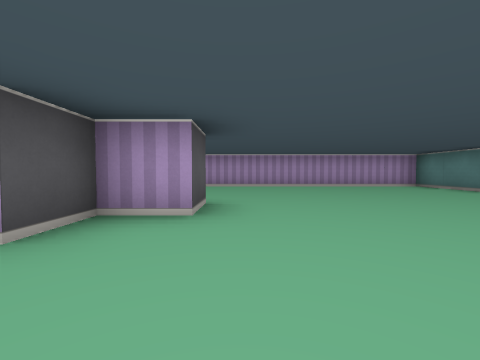
[1] (above)

12 first-person views from a walk through a cub3D level. The camera is about half as high as the walls, tilts 2° down and sees 90° across. The floor is counted in squares. Each view is taken from the middle of a square. On the plan, view 1 faces up. The plan holds only what a view shows up to about 9 squares ahead; the rest is blank.

[2]
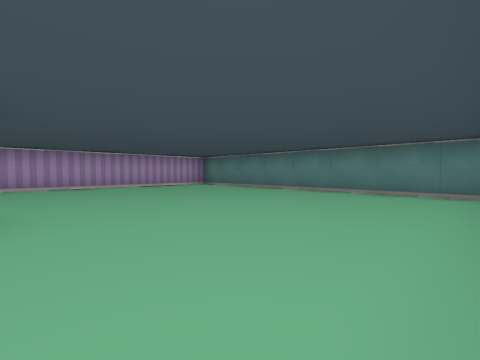

[3]
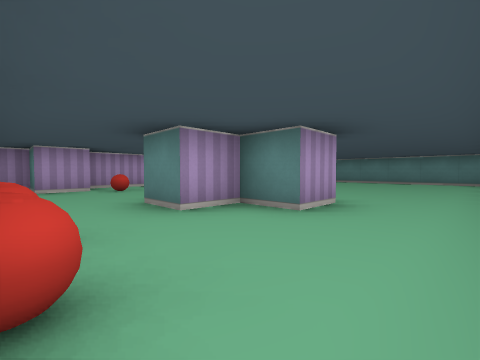

[4]
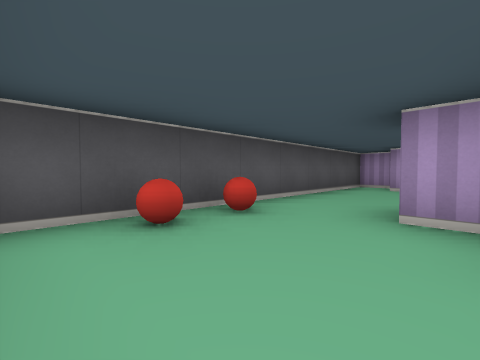

[5]
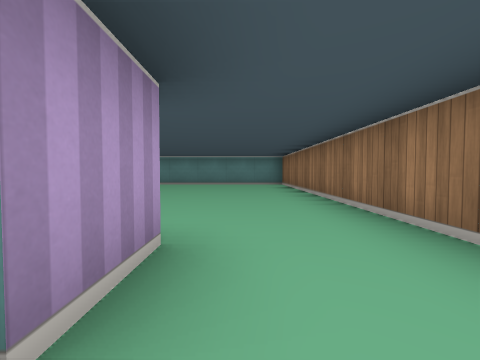

[6]
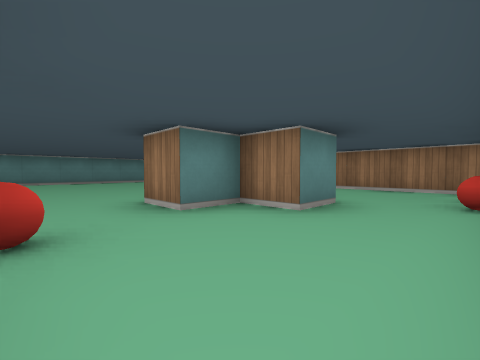

[7]
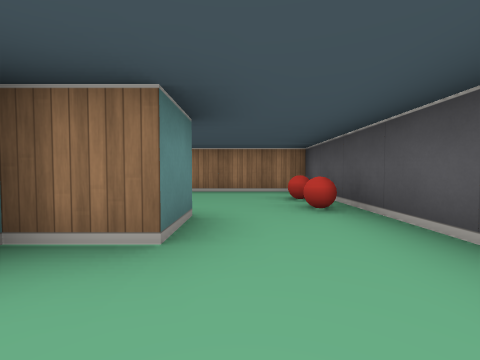

[8]
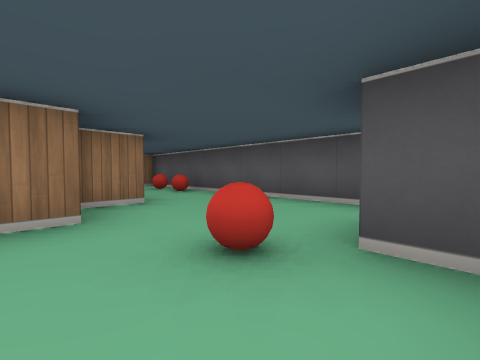

[9]
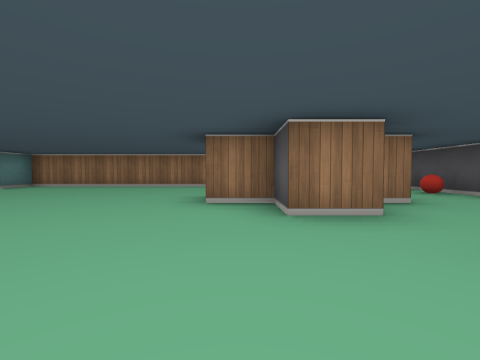

[10]
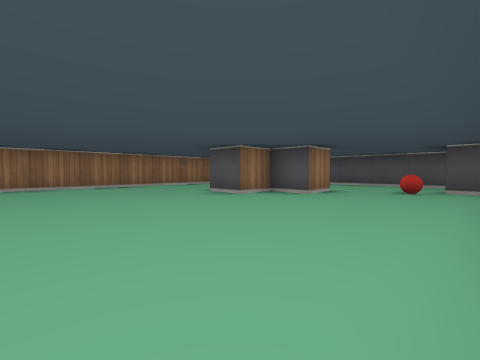

[11]
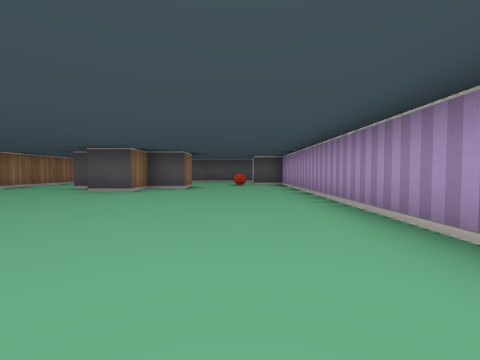

[12]
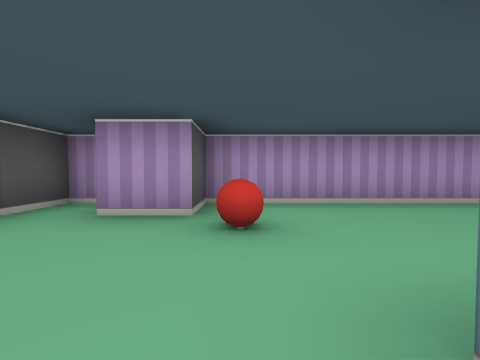

### Floor plan
Points are (right, up) in squares from view 1. A wall is a line through its corners. A room is listed if a view was taken in it or the views show most of it. See-through windows are left out.
Room 1 (views 1, 2, 3, 4, 5, 6, 7, 8, 9, 10, 11, 12)
walls: (-0.5, 2.5) (-1.5, 2.5) (-1.5, 1.5) (-2.5, 1.5) (-2.5, 2.5) (-3.5, 2.5) (-3.5, 3.5) (-2.5, 3.5) (-2.5, 4.5) (-1.5, 4.5) (-1.5, 3.5) (-0.5, 3.5) (-0.5, 2.5); (-3.5, 6.5) (-4.5, 6.5) (-4.5, 7.5) (-5.5, 7.5) (-5.5, -0.5) (5.5, -0.5) (5.5, 7.5) (-3.5, 7.5) (-3.5, 6.5)
objects: ball (-5, 1); ball (-5, 2); ball (-3, 6)

Positions as (right, up) in squares from view 1, and headings:
1: (0, 0), facing up
2: (0, 0), facing up-right
3: (-5, 0), facing up-right
4: (-3, 0), facing up-left
5: (-3, 1), facing right
6: (-5, 6), facing down-right
7: (-4, 5), facing down
8: (-2, 7), facing down-left
9: (-1, 7), facing down
10: (3, 7), facing down-left
11: (5, 6), facing left
12: (-3, 4), facing up
